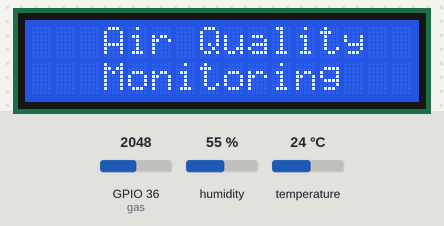
This sketch was run on a simulated ESP32. Shown: 16×2 character LCD. The test bench sets the inputs (shaded band); at power-on: temperature 24 °C, GPIO 36 (gas) = 2048, humidity 55 %. WiFi joins after 1.5 s; servers stay silent unless stated; what the sketch prints to the serial monitor is not drawn.

Above: at 1.9 s.
At 5.0 s:
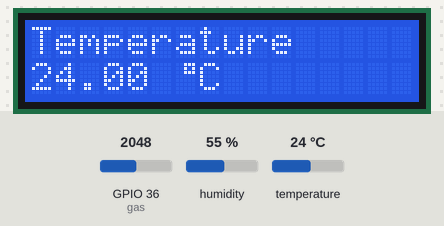
5.1 s: temperature set to 12 °C
At 16.5 s:
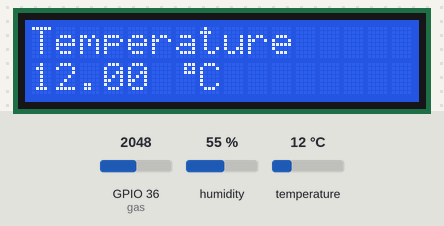
17.5 s: temperature set to 19 °C
At 28.8 s:
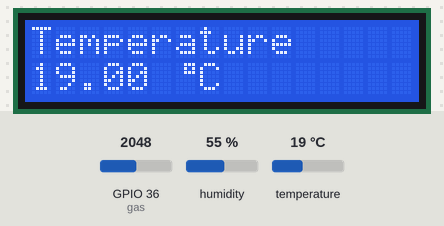
29.6 s: temperature set to 28 °C
At 41.2 s:
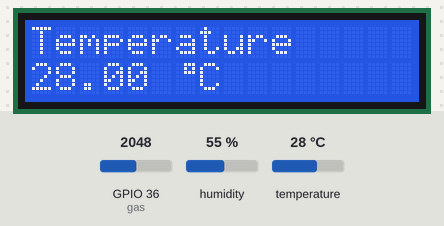
Timing chart, 0 to 42.7 s (numbered marks = the images above; inputs shaded):
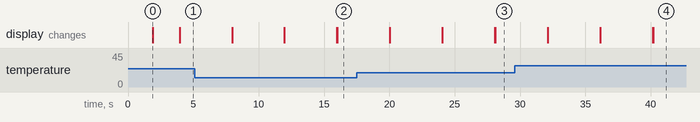

Measured:
- what the display in image 0 shows lasts 2.0 s, from 1.9 s to 3.9 s

The sketch:

sketch.ino
```cpp
#define BLYNK_TEMPLATE_ID "TMPLgwKssgggsnFXp"
#define BLYNK_DEVICE_NAME "Air Quality Monitoring"
#define BLYNK_AUTH_TOKEN "k03gT6nJosdsfsffesrJV_S5SXEAdgdsdghhgPZvXEwSKDfj"

#define BLYNK_PRINT Serial
#include <ESP8266WiFi.h>
#include <BlynkSimpleEsp8266.h>

#include <DHT.h>

//#include <Wire.h>
#include <LiquidCrystal_I2C.h>

LiquidCrystal_I2C lcd(0x27, 16, 2);

  byte degree_symbol[8] =
              {
                0b00111,
                0b00101,
                0b00111,
                0b00000,
                0b00000,
                0b00000,
                0b00000,
                0b00000
              };

char auth[] = BLYNK_AUTH_TOKEN;

char ssid[] = "";  // type your wifi name
char pass[] = "";  // type your wifi password

BlynkTimer timer;

int gas = A0;
int sensorThreshold = 100;

#define DHTPIN 2 //Connect Out pin to D2 in NODE MCU
#define DHTTYPE DHT11
DHT dht(DHTPIN, DHTTYPE);


void sendSensor()
{


  float h = dht.readHumidity();
  float t = dht.readTemperature(); // or dht.readTemperature(true) for Fahrenheit


     if (isnan(h) || isnan(t)) {
    Serial.println("Failed to read from DHT sensor!");
    return;
  }
   int analogSensor = analogRead(gas);
  Blynk.virtualWrite(V2, analogSensor);
  Serial.print("Gas Value: ");
    Serial.println(analogSensor);
  // You can send any value at any time.
  // Please don't send more that 10 values per second.
    Blynk.virtualWrite(V0, t);
    Blynk.virtualWrite(V1, h);

    Serial.print("Temperature : ");
    Serial.print(t);
    Serial.print("    Humidity : ");
    Serial.println(h);


}
void setup()
{

  Serial.begin(115200);

 //pinMode(gas, INPUT);
  Blynk.begin(auth, ssid, pass);
  dht.begin();
  timer.setInterval(30000L, sendSensor);

 //Wire.begin();
   lcd.begin();


//  lcd.backlight();
 // lcd.clear();
  lcd.setCursor(3,0);
  lcd.print("Air Quality");
  lcd.setCursor(3,1);
  lcd.print("Monitoring");
  delay(2000);
  lcd.clear();
  }

void loop()
{
  Blynk.run();
  timer.run();
 float h = dht.readHumidity();
  float t = dht.readTemperature(); // or dht.readTemperature(true) for Fahrenheit
    int gasValue = analogRead(gas);
  lcd.setCursor(0,0);
  lcd.print("Temperature ");
  lcd.setCursor(0,1);
  lcd.print(t);
  lcd.setCursor(6,1);
  lcd.write(1);
  lcd.createChar(1, degree_symbol);
  lcd.setCursor(7,1);
  lcd.print("C");
  delay(4000);
  lcd.clear();
  lcd.setCursor(0, 0);
  lcd.print("Humidity ");
  lcd.print(h);
  lcd.print("%");
  delay(4000);
  lcd.clear();
  //lcd.setCursor(0,0);
 // lcd.print(gasValue);
 // lcd.clear();
  if(gasValue<600)
  {
    lcd.setCursor(0,0);
    lcd.print("Gas Value: ");
    lcd.print(gasValue);
    lcd.setCursor(0, 1);
    lcd.print("Fresh Air");
    Serial.println("Fresh Air");
    delay(4000);
    lcd.clear();
  }
  else if(gasValue>600)
  {
    lcd.setCursor(0,0);
    lcd.print(gasValue);
    lcd.setCursor(0, 1);
    lcd.print("Bad Air");
    Serial.println("Bad Air");
    delay(4000);
    lcd.clear();
  }

   if(gasValue > 600){
    //Blynk.email("shameer50@gmail.com", "Alert", "Bad Air!");
    Blynk.logEvent("pollution_alert","Bad Air");
  }
 }
```
